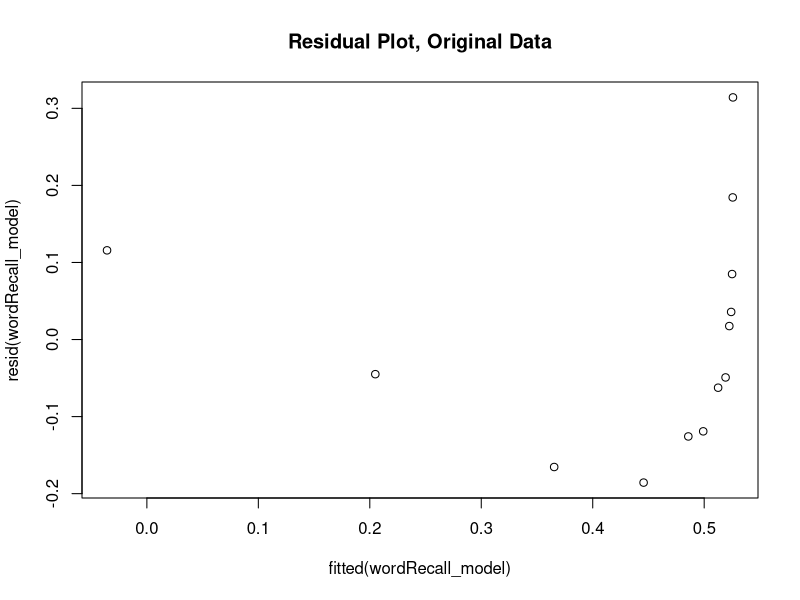
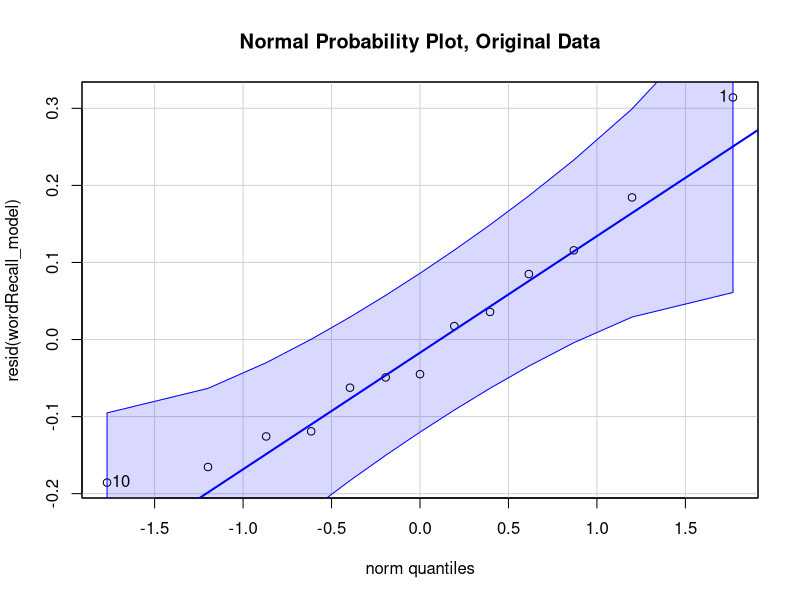
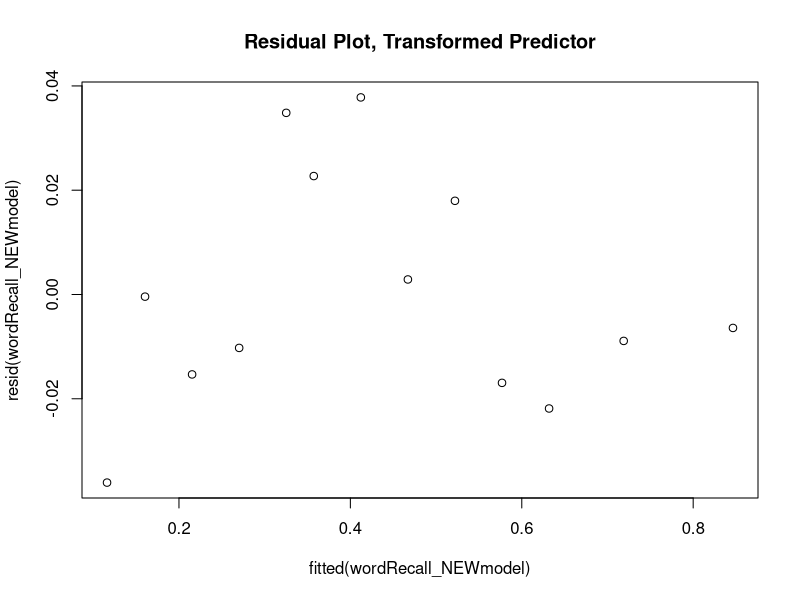
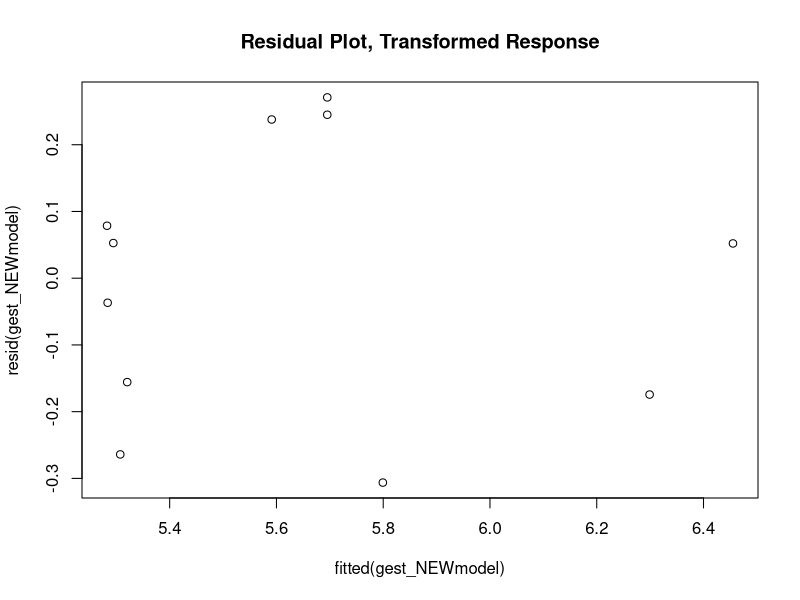
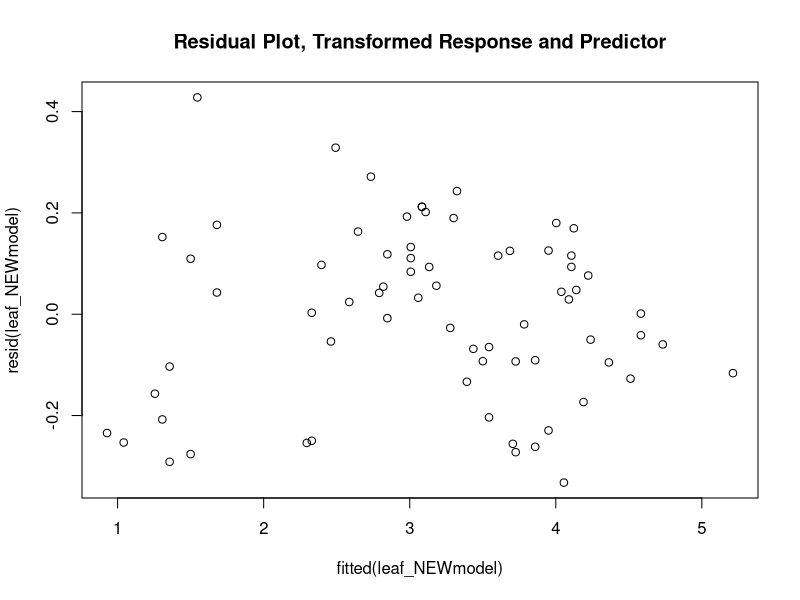
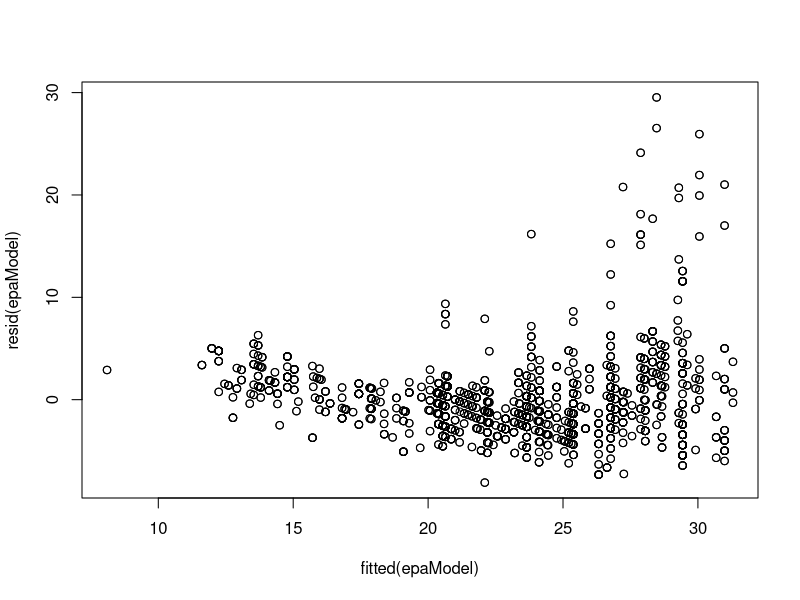
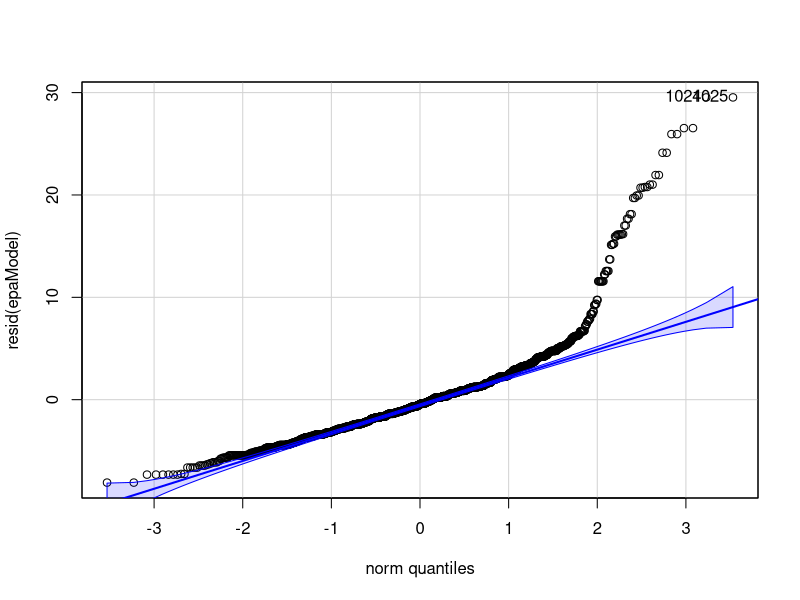
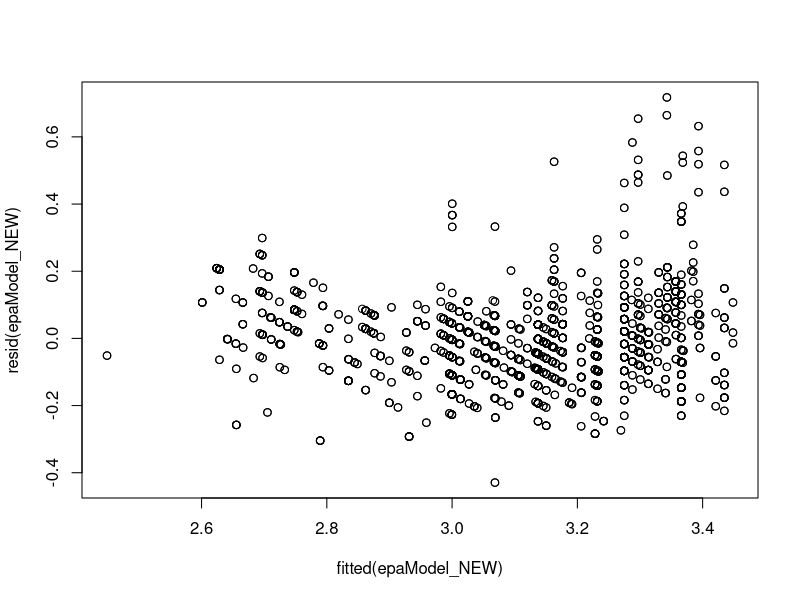

The R source for these figures, in order:
## ---- chunk 1
knitr::opts_chunk$set(echo = TRUE, comment = NA)
## ---- chunk 2
library(tidyverse)  # library with several helpful tools
library(car)        # this let's us make the nice qqPlots
## ---- chunk 3
wordRecall <- read_csv("wordrecall.csv")
attach(wordRecall)
wordRecall_model <- lm(prop ~ time)
plot(resid(wordRecall_model) ~ fitted(wordRecall_model), main="Residual Plot, Original Data")
qqPlot(resid(wordRecall_model), main="Normal Probability Plot, Original Data")
## ---- chunk 4
lntime <- log(time) # natural log of time
wordRecall_NEWmodel <- lm(prop ~ lntime)
plot(resid(wordRecall_NEWmodel) ~ fitted(wordRecall_NEWmodel), main="Residual Plot, Transformed Predictor")
## ---- chunk 5
coefficients(wordRecall_NEWmodel)
## ---- chunk 6
0.846 - 0.079*log(500)
## ---- chunk 7
gest <- read_csv("mammgest.csv")
attach(gest)
lnGestation <- log(Gestation)
gest_NEWmodel <- lm( lnGestation ~ Birthwgt)
## ---- chunk 8
plot(resid(gest_NEWmodel) ~ fitted(gest_NEWmodel), main="Residual Plot, Transformed Response")
## ---- chunk 9
leaf <- read_csv("shortleaf.csv")
lnDiam <- log(leaf$Diam)
lnVol <- log(leaf$Vol)
leaf_NEWmodel <- lm(lnVol ~ lnDiam)
plot(resid(leaf_NEWmodel) ~ fitted(leaf_NEWmodel), main="Residual Plot, Transformed Response and Predictor")
## ---- chunk 10
coefficients(leaf_NEWmodel)
## ---- chunk 11
epa <- read_csv("EPA gasoline rating 2019.csv")
attach(epa)
epaModel <- lm(`Cmb MPG` ~ Displ + `Veh Class`)
summary(epaModel)
## ---- chunk 12
plot(resid(epaModel) ~ fitted(epaModel))
## ---- chunk 13
qqPlot(resid(epaModel))
## ---- chunk 14
lnCmbMPG <- log(`Cmb MPG`)
epaModel_NEW <- lm(lnCmbMPG ~ Displ + `Veh Class`)
plot(resid(epaModel_NEW) ~ fitted(epaModel_NEW))
qqPlot(resid(epaModel_NEW))
## ---- chunk 15
transformedCmbMPG <- (`Cmb MPG`)^(-1)
epaModel_NEW <- lm(transformedCmbMPG ~ Displ + `Veh Class`)
plot(resid(epaModel_NEW) ~ fitted(epaModel_NEW))
qqPlot(resid(epaModel_NEW))
